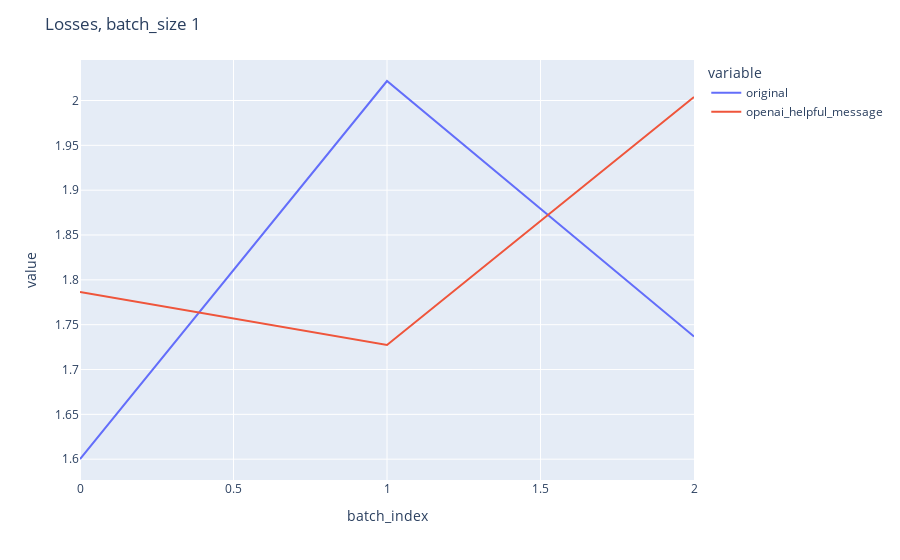
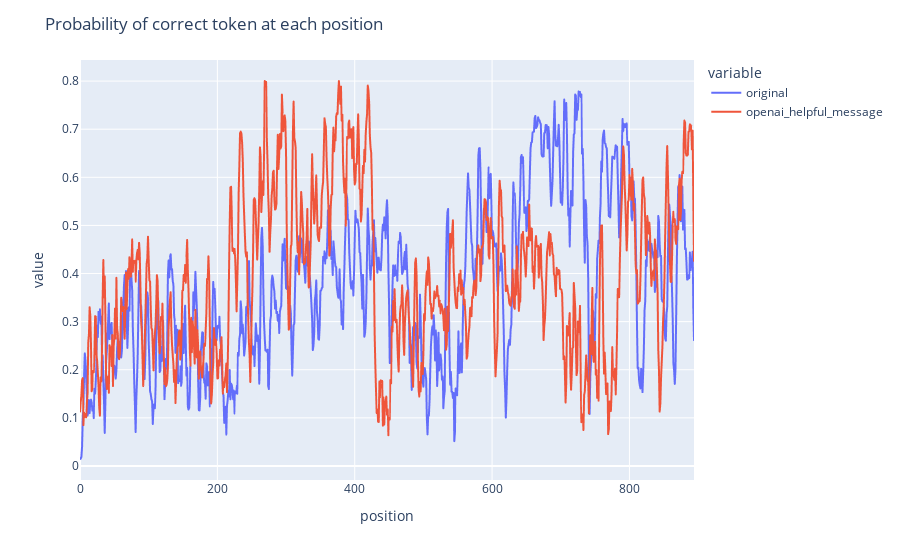

Here is the notebook cell these charts were saved with, in order:
### Code cell
experiments = []
experiments.append(ExperimentConfig(lambda x: x, reshaped_tensor.shape[1], "original"))
#experiments.append(ExperimentConfig(create_helpful_message_1, MAX_CONTEXT_LENGTH, "helpful_message_1"))
#experiments.append(ExperimentConfig(create_helpful_message_2, reshaped_tensor.shape[1], "helpful_message_2"))
#experiments.append(ExperimentConfig(lambda x: create_helpful_message_2(x, tokens_to_grab=None), reshaped_tensor.shape[1], "helpful_message_2"))
experiments.append(ExperimentConfig(lambda x: create_openai_helpful_message(x, causal_lm_tokenizer, causal_lm), reshaped_tensor.shape[1], "openai_helpful_message"))

losses_dict = {}
correct_probs_all_dict = {}
for experiment in tqdm(experiments, desc="Experiment"):
    losses, correct_probs_all = run_experiment(experiment, dataset_1_loader, causal_lm, loss_fn, device)
    losses_dict[experiment.name] = losses
    
    # Smooth the correct_probs_all with a convolution
    kernel_size = 5  # Define the size of the smoothing kernel
    padding_size = kernel_size // 2
    correct_probs_all_padded = np.pad(correct_probs_all, (padding_size, padding_size), mode='constant', constant_values=0)
    kernel = np.ones(kernel_size) / kernel_size
    correct_probs_all_smoothed = np.convolve(correct_probs_all_padded, kernel, mode='valid')
    
    correct_probs_all_dict[experiment.name] = correct_probs_all_smoothed / (len(dataset_1_loader) * BATCH_SIZE)
    #correct_probs_all_dict[experiment.name] = correct_probs_all

for exp_name, losses in losses_dict.items():
    print(f"experiment {exp_name} had avg loss of {np.mean(losses)}")

if not os.path.exists(f"{save_dir}"):
    os.makedirs(f"{save_dir}")
save_dir = os.path.join(save_dir, f"{model_name}")
if not os.path.exists(f"{save_dir}"):
    os.makedirs(f"{save_dir}")
# plot the losses on the same graph

#for key in losses_dict:
#    losses_dict[key] = [loss.item() for loss in losses_dict[key]]

df = pd.DataFrame(losses_dict)
df["batch_index"] = df.index
df = df.melt(id_vars=["batch_index"], value_vars=list(losses_dict.keys()))
fig = px.line(df, x="batch_index", y="value", color="variable")
fig.update_layout(title=f"Losses, batch_size {BATCH_SIZE}")
fig.show()
fig.write_html(f"{save_dir}/losses.html")

# plot the per token posisions on the same graph
# normalize the lengths of the different experiments by padding to the max one with zeros
max_len = max([len(x) for x in correct_probs_all_dict.values()])
for exp_name, correct_probs_all in correct_probs_all_dict.items():
    if len(correct_probs_all) < max_len:
        correct_probs_all_dict[exp_name] = np.pad(correct_probs_all, (0, max_len - len(correct_probs_all)), "constant", constant_values=0)
df = pd.DataFrame(correct_probs_all_dict)
df["position"] = df.index
df = df.melt(id_vars=["position"], value_vars=list(correct_probs_all_dict.keys()))
fig = px.line(df, x="position", y="value", color="variable")
fig.update_layout(title="Probability of correct token at each position")
fig.show()
fig.write_html(f"{save_dir}/probability_of_correct_token_at_each_position.html")

### Figure 1 — Plotly figure (JSON) as saved in the notebook; plotly's stock layout.template omitted (floating-point values rounded to 4 significant figures)
{"data": [{"hovertemplate": "variable=original<br>batch_index=%{x}<br>value=%{y}<extra></extra>", "legendgroup": "original", "line": {"color": "#636efa", "dash": "solid"}, "marker": {"symbol": "circle"}, "mode": "lines", "name": "original", "orientation": "h", "showlegend": true, "type": "scatter", "x": [0, 1, 2], "xaxis": "x", "y": [1.6, 2.022, 1.737], "yaxis": "y"}, {"hovertemplate": "variable=openai_helpful_message<br>batch_index=%{x}<br>value=%{y}<extra></extra>", "legendgroup": "openai_helpful_message", "line": {"color": "#EF553B", "dash": "solid"}, "marker": {"symbol": "circle"}, "mode": "lines", "name": "openai_helpful_message", "orientation": "h", "showlegend": true, "type": "scatter", "x": [0, 1, 2], "xaxis": "x", "y": [1.786, 1.727, 2.004], "yaxis": "y"}], "layout": {"legend": {"title": {"text": "variable"}, "tracegroupgap": 0}, "margin": {"t": 60}, "title": {"text": "Losses, batch_size 1"}, "xaxis": {"anchor": "y", "domain": [0, 1], "title": {"text": "batch_index"}}, "yaxis": {"anchor": "x", "domain": [0, 1], "title": {"text": "value"}}}}

### Figure 2 — Plotly figure (JSON) as saved in the notebook; plotly's stock layout.template omitted (floating-point values rounded to 4 significant figures; data arrays with more than 128 entries replaced by an {"elided": "..."} marker saying what was removed)
{"data": [{"hovertemplate": "variable=original<br>position=%{x}<br>value=%{y}<extra></extra>", "legendgroup": "original", "line": {"color": "#636efa", "dash": "solid"}, "marker": {"symbol": "circle"}, "mode": "lines", "name": "original", "showlegend": true, "type": "scattergl", "x": {"elided": "895 int values"}, "xaxis": "x", "y": {"elided": "895 float values"}, "yaxis": "y"}, {"hovertemplate": "variable=openai_helpful_message<br>position=%{x}<br>value=%{y}<extra></extra>", "legendgroup": "openai_helpful_message", "line": {"color": "#EF553B", "dash": "solid"}, "marker": {"symbol": "circle"}, "mode": "lines", "name": "openai_helpful_message", "showlegend": true, "type": "scattergl", "x": {"elided": "895 int values"}, "xaxis": "x", "y": {"elided": "895 float values"}, "yaxis": "y"}], "layout": {"legend": {"title": {"text": "variable"}, "tracegroupgap": 0}, "margin": {"t": 60}, "title": {"text": "Probability of correct token at each position"}, "xaxis": {"anchor": "y", "domain": [0, 1], "title": {"text": "position"}}, "yaxis": {"anchor": "x", "domain": [0, 1], "title": {"text": "value"}}}}
